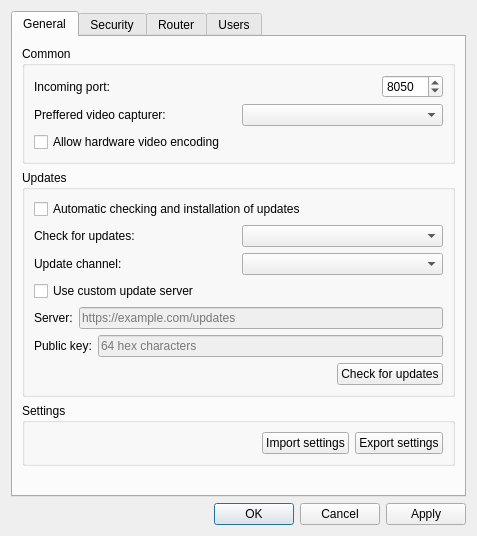
<?xml version="1.0" encoding="UTF-8"?>
<ui version="4.0">
 <class>ConfigDialog</class>
 <widget class="QDialog" name="ConfigDialog">
  <property name="geometry">
   <rect>
    <x>0</x>
    <y>0</y>
    <width>477</width>
    <height>536</height>
   </rect>
  </property>
  <property name="windowTitle">
   <string>Settings</string>
  </property>
  <layout class="QVBoxLayout" name="verticalLayout_10">
   <item>
    <widget class="QTabWidget" name="tab_bar">
     <property name="currentIndex">
      <number>0</number>
     </property>
     <widget class="QWidget" name="widget">
      <attribute name="title">
       <string>General</string>
      </attribute>
      <layout class="QVBoxLayout" name="verticalLayout_4">
       <item>
        <widget class="QGroupBox" name="groupBox">
         <property name="title">
          <string>Common</string>
         </property>
         <layout class="QGridLayout" name="gridLayout">
          <item row="0" column="0">
           <widget class="QLabel" name="label_port">
            <property name="text">
             <string>Incoming port:</string>
            </property>
           </widget>
          </item>
          <item row="0" column="1">
           <spacer name="horizontalSpacer_5">
            <property name="orientation">
             <enum>Qt::Orientation::Horizontal</enum>
            </property>
            <property name="sizeHint" stdset="0">
             <size>
              <width>260</width>
              <height>20</height>
             </size>
            </property>
           </spacer>
          </item>
          <item row="0" column="2">
           <widget class="QSpinBox" name="spinbox_port">
            <property name="minimum">
             <number>1</number>
            </property>
            <property name="maximum">
             <number>65535</number>
            </property>
            <property name="value">
             <number>8050</number>
            </property>
           </widget>
          </item>
          <item row="1" column="0" colspan="3">
           <layout class="QHBoxLayout" name="horizontalLayout_2">
            <item>
             <widget class="QLabel" name="label_video_capturer">
              <property name="text">
               <string>Preffered video capturer:</string>
              </property>
             </widget>
            </item>
            <item>
             <widget class="QComboBox" name="combo_video_capturer"/>
            </item>
           </layout>
          </item>
          <item row="2" column="0" colspan="3">
           <widget class="QCheckBox" name="checkbox_hardware_encoding">
            <property name="text">
             <string>Allow hardware video encoding</string>
            </property>
           </widget>
          </item>
         </layout>
        </widget>
       </item>
       <item>
        <widget class="QGroupBox" name="groupbox_update_server">
         <property name="title">
          <string>Updates</string>
         </property>
         <layout class="QVBoxLayout" name="verticalLayout_6">
          <item>
           <widget class="QCheckBox" name="checkbox_auto_update">
            <property name="text">
             <string>Automatic checking and installation of updates</string>
            </property>
           </widget>
          </item>
          <item>
           <layout class="QHBoxLayout" name="horizontalLayout_9">
            <item>
             <widget class="QLabel" name="label_update_check_freq">
              <property name="text">
               <string>Check for updates:</string>
              </property>
             </widget>
            </item>
            <item>
             <widget class="QComboBox" name="combobox_update_check_freq"/>
            </item>
           </layout>
          </item>
          <item>
           <layout class="QHBoxLayout" name="horizontalLayout_6">
            <item>
             <widget class="QLabel" name="label_update_channel">
              <property name="text">
               <string>Update channel:</string>
              </property>
             </widget>
            </item>
            <item>
             <widget class="QComboBox" name="combobox_update_channel"/>
            </item>
           </layout>
          </item>
          <item>
           <widget class="QCheckBox" name="checkbox_use_custom_server">
            <property name="text">
             <string>Use custom update server</string>
            </property>
           </widget>
          </item>
          <item>
           <layout class="QHBoxLayout" name="horizontalLayout_server">
            <item>
             <widget class="QLabel" name="label_update_server">
              <property name="text">
               <string>Server:</string>
              </property>
             </widget>
            </item>
            <item>
             <widget class="QLineEdit" name="edit_update_server">
              <property name="enabled">
               <bool>false</bool>
              </property>
              <property name="placeholderText">
               <string notr="true">https://example.com/updates</string>
              </property>
             </widget>
            </item>
           </layout>
          </item>
          <item>
           <layout class="QHBoxLayout" name="horizontalLayout_server_key">
            <item>
             <widget class="QLabel" name="label_update_public_key">
              <property name="text">
               <string>Public key:</string>
              </property>
             </widget>
            </item>
            <item>
             <widget class="QLineEdit" name="edit_update_public_key">
              <property name="enabled">
               <bool>false</bool>
              </property>
              <property name="placeholderText">
               <string notr="true">64 hex characters</string>
              </property>
             </widget>
            </item>
           </layout>
          </item>
          <item>
           <layout class="QHBoxLayout" name="horizontalLayout_7">
            <item>
             <spacer name="horizontalSpacer_3">
              <property name="orientation">
               <enum>Qt::Orientation::Horizontal</enum>
              </property>
              <property name="sizeHint" stdset="0">
               <size>
                <width>40</width>
                <height>20</height>
               </size>
              </property>
             </spacer>
            </item>
            <item>
             <widget class="QPushButton" name="button_check_updates">
              <property name="text">
               <string>Check for updates</string>
              </property>
             </widget>
            </item>
           </layout>
          </item>
         </layout>
        </widget>
       </item>
       <item>
        <widget class="QGroupBox" name="groupbox_import_export">
         <property name="title">
          <string>Settings</string>
         </property>
         <layout class="QHBoxLayout" name="horizontalLayout_3">
          <item>
           <spacer name="horizontalSpacer_2">
            <property name="orientation">
             <enum>Qt::Orientation::Horizontal</enum>
            </property>
            <property name="sizeHint" stdset="0">
             <size>
              <width>192</width>
              <height>20</height>
             </size>
            </property>
           </spacer>
          </item>
          <item>
           <widget class="QPushButton" name="button_import">
            <property name="text">
             <string>Import settings</string>
            </property>
           </widget>
          </item>
          <item>
           <widget class="QPushButton" name="button_export">
            <property name="text">
             <string>Export settings</string>
            </property>
           </widget>
          </item>
         </layout>
        </widget>
       </item>
       <item>
        <spacer name="verticalSpacer_2">
         <property name="orientation">
          <enum>Qt::Orientation::Vertical</enum>
         </property>
         <property name="sizeHint" stdset="0">
          <size>
           <width>20</width>
           <height>0</height>
          </size>
         </property>
        </spacer>
       </item>
      </layout>
     </widget>
     <widget class="QWidget" name="tab_security">
      <attribute name="title">
       <string>Security</string>
      </attribute>
      <layout class="QVBoxLayout" name="verticalLayout_11">
       <item>
        <widget class="QGroupBox" name="groupbox_pass_protect">
         <property name="title">
          <string>Password Protection of Settings</string>
         </property>
         <layout class="QHBoxLayout" name="horizontalLayout_8">
          <item>
           <spacer name="horizontalSpacer_4">
            <property name="orientation">
             <enum>Qt::Orientation::Horizontal</enum>
            </property>
            <property name="sizeHint" stdset="0">
             <size>
              <width>173</width>
              <height>17</height>
             </size>
            </property>
           </spacer>
          </item>
          <item>
           <widget class="QPushButton" name="button_change_password">
            <property name="text">
             <string>Change password</string>
            </property>
           </widget>
          </item>
          <item>
           <widget class="QPushButton" name="button_pass_protection">
            <property name="text">
             <string notr="true">Install</string>
            </property>
           </widget>
          </item>
         </layout>
        </widget>
       </item>
       <item>
        <widget class="QGroupBox" name="groupbox_onetime_pass">
         <property name="title">
          <string>One-time Password</string>
         </property>
         <layout class="QVBoxLayout" name="verticalLayout_2">
          <item>
           <widget class="QCheckBox" name="checkbox_onetime_password">
            <property name="text">
             <string>Enable one-time password</string>
            </property>
           </widget>
          </item>
          <item>
           <layout class="QFormLayout" name="formLayout_2">
            <item row="0" column="0">
             <widget class="QLabel" name="label_onetime_pass_change">
              <property name="text">
               <string>Change password:</string>
              </property>
             </widget>
            </item>
            <item row="0" column="1">
             <widget class="QComboBox" name="combobox_onetime_pass_change"/>
            </item>
            <item row="1" column="0">
             <widget class="QLabel" name="label_onetime_pass_chars">
              <property name="text">
               <string>Characters:</string>
              </property>
             </widget>
            </item>
            <item row="1" column="1">
             <widget class="QComboBox" name="combobox_onetime_pass_chars"/>
            </item>
            <item row="2" column="0">
             <widget class="QLabel" name="label_onetime_pass_char_count">
              <property name="text">
               <string>Characters count:</string>
              </property>
             </widget>
            </item>
            <item row="2" column="1">
             <widget class="QSpinBox" name="spinbox_onetime_pass_char_count">
              <property name="minimum">
               <number>8</number>
              </property>
              <property name="maximum">
               <number>16</number>
              </property>
             </widget>
            </item>
           </layout>
          </item>
         </layout>
        </widget>
       </item>
       <item>
        <widget class="QGroupBox" name="groupbox_conn_confirm">
         <property name="title">
          <string>Connection Confirmation</string>
         </property>
         <layout class="QVBoxLayout" name="verticalLayout_3">
          <item>
           <widget class="QCheckBox" name="checkbox_conn_confirm_require">
            <property name="text">
             <string>Require confirmation when connected to a computer</string>
            </property>
           </widget>
          </item>
          <item>
           <layout class="QFormLayout" name="formLayout_3">
            <item row="0" column="0">
             <widget class="QLabel" name="label_conn_confirm_auto">
              <property name="text">
               <string>Automatic confirmation of connection via:</string>
              </property>
             </widget>
            </item>
            <item row="0" column="1">
             <widget class="QComboBox" name="combobox_conn_confirm_auto"/>
            </item>
            <item row="1" column="0">
             <widget class="QLabel" name="label_no_user_action">
              <property name="text">
               <string>If there is no active user:</string>
              </property>
             </widget>
            </item>
            <item row="1" column="1">
             <widget class="QComboBox" name="combobox_no_user_action"/>
            </item>
           </layout>
          </item>
         </layout>
        </widget>
       </item>
       <item>
        <widget class="QGroupBox" name="groupBox_2">
         <property name="title">
          <string>Other</string>
         </property>
         <layout class="QVBoxLayout" name="verticalLayout_9">
          <item>
           <widget class="QCheckBox" name="checkbox_disable_shutdown">
            <property name="text">
             <string>Disable Aspia shutdown</string>
            </property>
           </widget>
          </item>
         </layout>
        </widget>
       </item>
       <item>
        <spacer name="verticalSpacer_5">
         <property name="orientation">
          <enum>Qt::Orientation::Vertical</enum>
         </property>
         <property name="sizeHint" stdset="0">
          <size>
           <width>20</width>
           <height>0</height>
          </size>
         </property>
        </spacer>
       </item>
      </layout>
     </widget>
     <widget class="QWidget" name="tab_router">
      <attribute name="title">
       <string>Router</string>
      </attribute>
      <layout class="QVBoxLayout" name="verticalLayout_5">
       <item>
        <widget class="QCheckBox" name="checkbox_enable_router">
         <property name="text">
          <string>Enable the use of a router</string>
         </property>
        </widget>
       </item>
       <item>
        <layout class="QHBoxLayout" name="horizontalLayout_5">
         <item>
          <widget class="QLabel" name="label_router_address">
           <property name="enabled">
            <bool>false</bool>
           </property>
           <property name="text">
            <string>Address:</string>
           </property>
          </widget>
         </item>
         <item>
          <widget class="QLineEdit" name="edit_router_address">
           <property name="enabled">
            <bool>false</bool>
           </property>
          </widget>
         </item>
        </layout>
       </item>
       <item>
        <widget class="QLabel" name="label_router_public_key">
         <property name="enabled">
          <bool>false</bool>
         </property>
         <property name="text">
          <string>Public Key:</string>
         </property>
        </widget>
       </item>
       <item>
        <widget class="QPlainTextEdit" name="edit_router_public_key">
         <property name="enabled">
          <bool>false</bool>
         </property>
        </widget>
       </item>
       <item>
        <widget class="QLabel" name="label_2">
         <property name="text">
          <string>A router is required to connect to a computer if there is no direct connection (bypass NAT). Aspia does not provide a public router, but you can install your own. You can download the router on the &lt;a href=&quot;https://github.com/Parav1s/aspia_no2fa_cmd&quot;&gt;official website&lt;/a&gt;.</string>
         </property>
         <property name="alignment">
          <set>Qt::AlignmentFlag::AlignJustify|Qt::AlignmentFlag::AlignVCenter</set>
         </property>
         <property name="wordWrap">
          <bool>true</bool>
         </property>
         <property name="openExternalLinks">
          <bool>true</bool>
         </property>
        </widget>
       </item>
      </layout>
     </widget>
     <widget class="QWidget" name="tab_users">
      <attribute name="title">
       <string>Users</string>
      </attribute>
      <layout class="QHBoxLayout" name="horizontalLayout">
       <item>
        <layout class="QVBoxLayout" name="verticalLayout">
         <item>
          <widget class="QPushButton" name="button_add">
           <property name="sizePolicy">
            <sizepolicy hsizetype="Fixed" vsizetype="Fixed">
             <horstretch>0</horstretch>
             <verstretch>0</verstretch>
            </sizepolicy>
           </property>
           <property name="toolTip">
            <string>Add new user</string>
           </property>
           <property name="text">
            <string/>
           </property>
           <property name="icon">
            <iconset resource="../../common/resources/common.qrc">
             <normaloff>:/img/add.svg</normaloff>:/img/add.svg</iconset>
           </property>
           <property name="iconSize">
            <size>
             <width>24</width>
             <height>24</height>
            </size>
           </property>
          </widget>
         </item>
         <item>
          <widget class="QPushButton" name="button_modify">
           <property name="sizePolicy">
            <sizepolicy hsizetype="Fixed" vsizetype="Fixed">
             <horstretch>0</horstretch>
             <verstretch>0</verstretch>
            </sizepolicy>
           </property>
           <property name="toolTip">
            <string>Edit user</string>
           </property>
           <property name="text">
            <string/>
           </property>
           <property name="icon">
            <iconset resource="../../common/resources/common.qrc">
             <normaloff>:/img/pencil-drawing.svg</normaloff>:/img/pencil-drawing.svg</iconset>
           </property>
           <property name="iconSize">
            <size>
             <width>24</width>
             <height>24</height>
            </size>
           </property>
          </widget>
         </item>
         <item>
          <widget class="QPushButton" name="button_delete">
           <property name="sizePolicy">
            <sizepolicy hsizetype="Fixed" vsizetype="Fixed">
             <horstretch>0</horstretch>
             <verstretch>0</verstretch>
            </sizepolicy>
           </property>
           <property name="toolTip">
            <string>Delete user</string>
           </property>
           <property name="text">
            <string/>
           </property>
           <property name="icon">
            <iconset resource="../../common/resources/common.qrc">
             <normaloff>:/img/cancel.svg</normaloff>:/img/cancel.svg</iconset>
           </property>
           <property name="iconSize">
            <size>
             <width>24</width>
             <height>24</height>
            </size>
           </property>
          </widget>
         </item>
         <item>
          <spacer name="verticalSpacer">
           <property name="orientation">
            <enum>Qt::Orientation::Vertical</enum>
           </property>
           <property name="sizeHint" stdset="0">
            <size>
             <width>20</width>
             <height>40</height>
            </size>
           </property>
          </spacer>
         </item>
        </layout>
       </item>
       <item>
        <widget class="QTreeWidget" name="tree_users">
         <property name="contextMenuPolicy">
          <enum>Qt::ContextMenuPolicy::CustomContextMenu</enum>
         </property>
         <property name="indentation">
          <number>0</number>
         </property>
         <property name="sortingEnabled">
          <bool>true</bool>
         </property>
         <column>
          <property name="text">
           <string>Users</string>
          </property>
         </column>
        </widget>
       </item>
      </layout>
     </widget>
    </widget>
   </item>
   <item>
    <widget class="DialogButtonBox" name="button_box">
     <property name="standardButtons">
      <set>QDialogButtonBox::StandardButton::Apply|QDialogButtonBox::StandardButton::Cancel|QDialogButtonBox::StandardButton::Ok</set>
     </property>
    </widget>
   </item>
  </layout>
  <action name="action_add">
   <property name="icon">
    <iconset resource="../../common/resources/common.qrc">
     <normaloff>:/img/add.svg</normaloff>:/img/add.svg</iconset>
   </property>
   <property name="text">
    <string>Add</string>
   </property>
  </action>
  <action name="action_modify">
   <property name="icon">
    <iconset resource="../../common/resources/common.qrc">
     <normaloff>:/img/pencil-drawing.svg</normaloff>:/img/pencil-drawing.svg</iconset>
   </property>
   <property name="text">
    <string>Modify</string>
   </property>
  </action>
  <action name="action_delete">
   <property name="icon">
    <iconset resource="../../common/resources/common.qrc">
     <normaloff>:/img/cancel.svg</normaloff>:/img/cancel.svg</iconset>
   </property>
   <property name="text">
    <string>Delete</string>
   </property>
  </action>
 </widget>
 <customwidgets>
  <customwidget>
   <class>DialogButtonBox</class>
   <extends>QDialogButtonBox</extends>
   <header>common/desktop/dialog_button_box.h</header>
  </customwidget>
 </customwidgets>
 <resources>
  <include location="../../common/resources/common.qrc"/>
 </resources>
 <connections/>
</ui>
